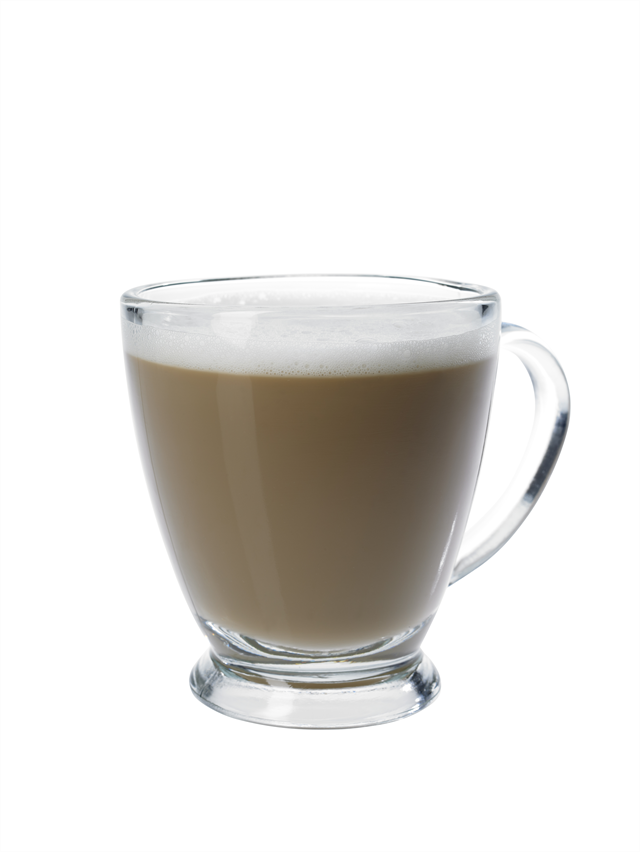
#> input picture frontend/src/assets/PARFAIT_mask.jpg, 640 x 852 px, found by its file name
$ jupyter execute --allow-errors canny-controlnet.ipynb
#> lines starting #> are read from the running program, lines starting #| are printed output that depends on the picture; after the words box and inside, x2 and y2 are one past the last pixel; in counts of white or black regions, pixels touching at a corner belong together
[cell 1]
from PIL import Image, ImageOps
from transparent_background import Remover
import numpy as np
from diffusers import ControlNetModel
import os
import torch

# img = Image.open("../data/monin/combined_dataset/test/1725657501_6166165.png").convert('RGB')
img = Image.open("clear-glasses/PARFAIT_mask.jpg").convert("RGB")
# img = Image.open("clear-glasses/1.png").convert("RGB")
# make resolution smaller twice
if img.width > 900:
    img = img.resize((int(img.width/2), int(img.height/2)))
img

[cell 2]
white_img = Image.new('RGB', img.size, color='white')
#> white_img: PIL image 640x852 RGB; every value is 255
white_img

[cell 3]
def plot_images(images):
    from matplotlib import pyplot as plt
    plt.figure()
    f, axarr = plt.subplots(1, len(images), figsize=(20,10))
    for ax, img in zip(axarr.flatten(), images):
        ax.imshow(img)
        ax.axis('off')
    plt.show()

[cell 4]
from transparent_background import Remover

#> (the rest of this cell did not finish here and is left out)

[cell 5]
import cv2
import numpy as np
from PIL import Image

image = np.array(img)

gray_image = cv2.cvtColor(image, cv2.COLOR_BGR2GRAY)
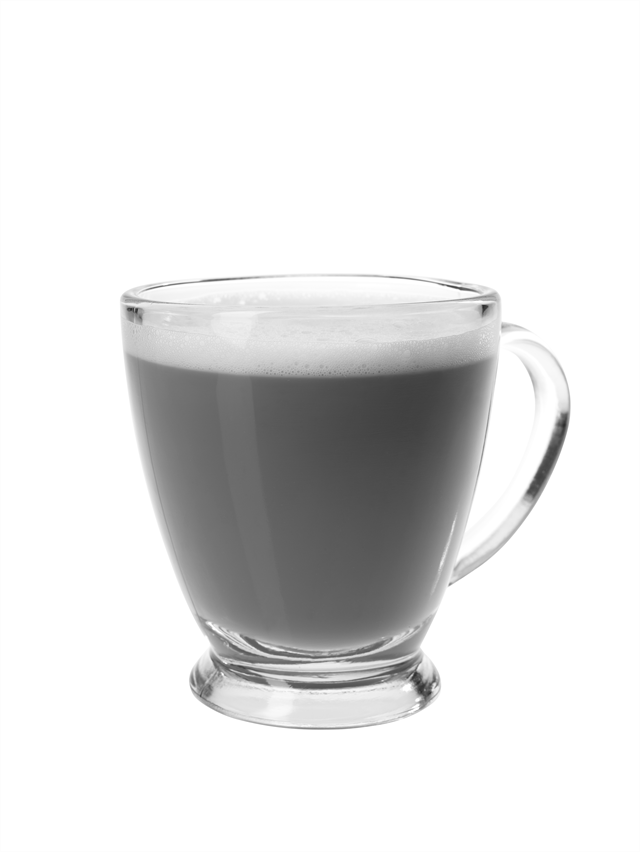
#> gray_image: shape (852, 640); min 40, max 255, mean 226.8

otsu_thresh, _ = cv2.threshold(gray_image, 0, 255, cv2.THRESH_BINARY + cv2.THRESH_OTSU)
#> otsu_thresh = 179

high_threshold = otsu_thresh
#> high_threshold = 179
low_threshold = 0.1 * otsu_thresh
#> low_threshold = 17.9

canny_image = cv2.Canny(gray_image, int(low_threshold), int(high_threshold))
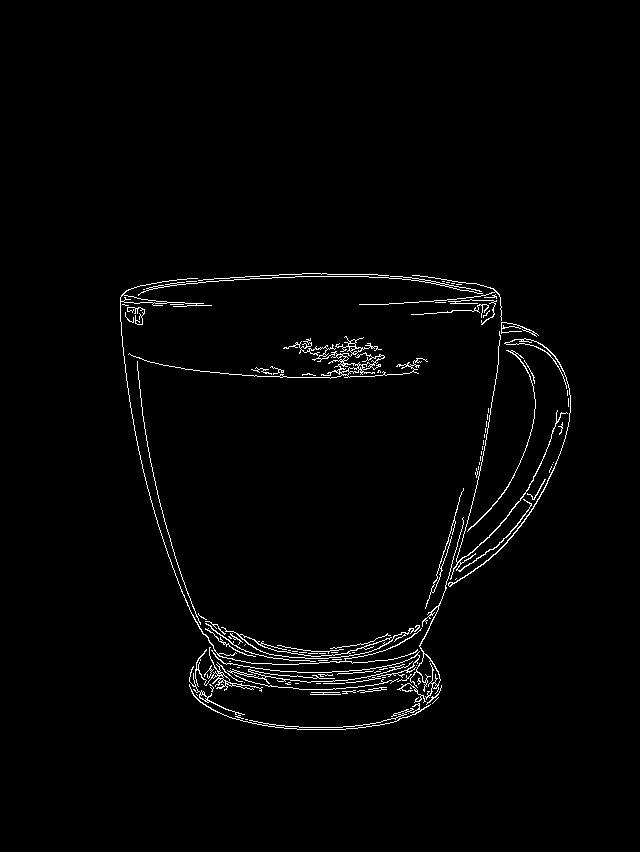
#> canny_image: shape (852, 640); 1.8% white in thin lines or dots, all inside (x1, y1, x2, y2) = (120, 273, 571, 730)


canny_image = canny_image[:, :, None]
canny_image = np.concatenate([canny_image, canny_image, canny_image], axis=2)
canny_image = Image.fromarray(canny_image)
canny_image

[cell 6]
torch.cuda.empty_cache()
#> (this line was passed over: torch is not available in this run)
